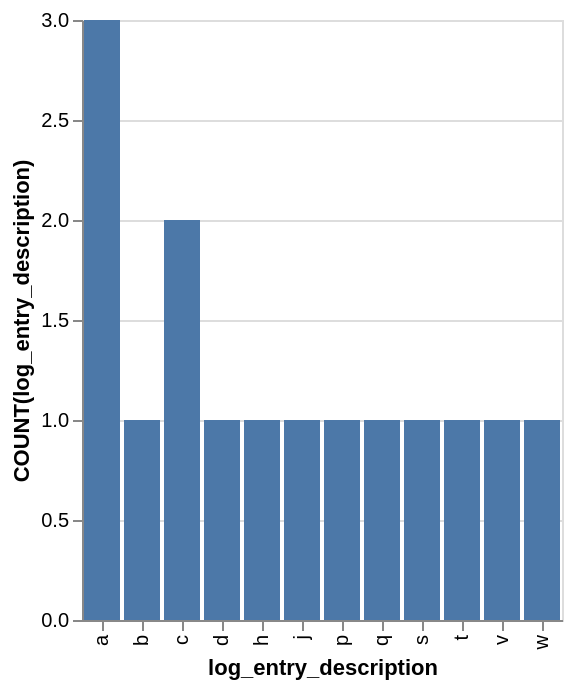

The specification (Vega-Lite) saved for this image:
### Vega-Lite specification from a JSON file in a GitHub repository (floating-point values rounded to 4 significant figures)
{"data": {"values": [{"x_data": "a", "y_data": 3}, {"x_data": "b", "y_data": 1}, {"x_data": "c", "y_data": 2}, {"x_data": "d", "y_data": 1}, {"x_data": "h", "y_data": 1}, {"x_data": "j", "y_data": 1}, {"x_data": "p", "y_data": 1}, {"x_data": "q", "y_data": 1}, {"x_data": "s", "y_data": 1}, {"x_data": "t", "y_data": 1}, {"x_data": "v", "y_data": 1}, {"x_data": "w", "y_data": 1}]}, "mark": "bar", "encoding": {"x": {"field": "x_data", "type": "nominal", "title": "log_entry_description", "sort": "ascending"}, "y": {"field": "y_data", "type": "quantitative", "title": "COUNT(log_entry_description)"}}}
